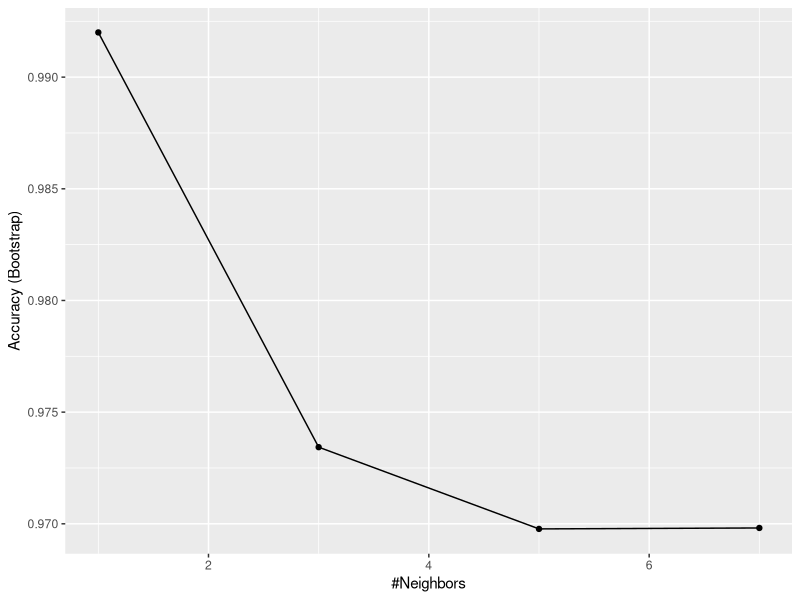

The R source for this figure:
#library(dslabs)
#library(caret)
#library(tidyverse)
#library(dplyr)
#library(ggplot2)
#library(purrr)
#data("tissue_gene_expression")

#table(tissue_gene_expression$y)
#d<-dist(tissue_gene_expression$x)

#ind <- c(1,2,39,40,73,74)
#as.matrix(d)[ind,ind]

# my try
#library(dslabs)
#library(tidyverse)
#library(caret)
#data(heights)
#set.seed(1)
#y<-heights$sex
#x<-heights$height
#test_index<-createDataPartition(y,times=1,p=0.5,list=FALSE)
#train_set<-heights[test_index,]
#test_set<-heights[-test_index,]
#for (k_inc in c(seq(2,150))){
#  knn_fit <- knn3(sex~height, data = train_set, k=k_inc)
#  y_hat <- predict(knn_fit, test_set, type = "class") %>% factor(levels = levels(train_set$sex))
#  out <- F_meas(data = y_hat, reference = test_set$sex)
#  print(paste(k_inc,out))
#}

#set.seed(1)
#data("heights")
#library(caret)
#ks <- seq(1, 101, 3)
#F_1 <- sapply(ks, function(k){
#  test_index <- createDataPartition(heights$sex, times = 1, p = 0.5, list = FALSE)
#  test_set <- heights[test_index, ]
#  train_set <- heights[-test_index, ]
#  fit <- knn3(sex ~ height, data = train_set, k = k)
#  y_hat <- predict(fit, test_set, type = "class") %>% 
#    factor(levels = levels(train_set$sex))
#  F_meas(data = y_hat, reference = test_set$sex)
#})
#plot(ks, F_1)
#max(F_1)
#print(paste(ks,F_1))

library(tidyverse)
library(dslabs)
library(caret)
data("tissue_gene_expression")
ks <- seq(1,11,2)
set.seed(1)
train_index  <- createDataPartition(tissue_gene_expression$y, times=1, p=0.5, list=FALSE)

x <- tissue_gene_expression$x
y <- tissue_gene_expression$y

train_set_x <- x[train_index,]
test_set_x  <- x[-train_index,]

train_set_y <- y[train_index]
test_set_y  <- y[-train_index]


F_1 <- sapply(ks,function(k){
  fit <- knn3(train_set_x, train_set_y, k = k)
  y_hat <- predict(fit, test_set_x, type = "class") %>%
    factor(levels=levels(train_set_y))
  confusionMatrix(data=y_hat,reference=test_set_y)$overall["Accuracy"]
})
#plot(ks, F_1)
#F_1

set.seed(1)
fit <- train(x,y,method="knn", trControl = trainControl(method = "boot"), preProcess = c("center", "scale"), tuneLength=10)

data("tissue_gene_expression")
fit <- with(tissue_gene_expression, train(x, y, method = "knn", tuneGrid = data.frame( k = seq(1, 7, 2))))
ggplot(fit)
fit$results
